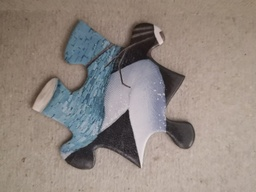
#> input picture Lab2/Images/image-35.jpg, 256 x 192 px, shrunk from 600 x 450 before the run
$ jupyter execute Q2.ipynb
#> lines starting #> are read from the running program, lines starting #| are printed output that depends on the picture
### Lab2/q1_filters.py
import numpy as np


def GaussFilter(size, sigma):
    values =np.arange(-(size//2), size//2 + 1)
    x, y = np.meshgrid(values, values)
    g = (1/(2*np.pi * sigma**2)) * np.exp(-(x**2 + y**2)/(2*sigma**2))
    #normalisng it - sometimes the sum is not perfectly 1...
    g /= np.sum(g)
    # print(np.sum(g))
    return g

# [10 lines left out: function DoG, not called in this run]
def LoG(size, sigma):
    values =np.arange(-(size//2), size//2 + 1)
    x, y = np.meshgrid(values, values)

    g = -((1)/(np.pi * sigma ** 4 )) * \
        (1- (x**2 + y**2)/(2* sigma **2)) * \
        np.exp(-(x**2 + y**2)/(2*sigma**2))


    return g

### Lab2/Q2.ipynb
[cell 1]
import cv2
import skimage
import matplotlib.pyplot as plt
import numpy as np

[cell 2]
def create_gaussian_filter(theta, sigma_x, sigma_y, size, filter_type='edge'):
    # Create a grid of (x, y) coordinates
    x = np.linspace(-size//2+1, size//2, size)
    y = np.linspace(-size//2+1, size//2, size)
    x, y = np.meshgrid(x, y)
    # Rotate the coordinates
    x_rot = x * np.cos(theta) + y * np.sin(theta)
    y_rot = -x * np.sin(theta) + y * np.cos(theta)

    # Calculate the Gaussian function f(xrot,sigmax)*f(yrot,sigmay)
    fx = np.exp(-0.5 * (x_rot**2 / sigma_x**2))/(np.sqrt(2 * np.pi) * sigma_x)
    fy = np.exp(-0.5 * (y_rot**2 / sigma_y**2))/(np.sqrt(2 * np.pi) * sigma_y)
    if filter_type == 'edge':
        # First derivative (edge)
        #x'
        dG_dx = fy*fx*(-x_rot/sigma_x**2)
        #y'
        dG_dy = fx*fy*(-y_rot/sigma_y**2)
        return dG_dx, dG_dy
    elif filter_type == 'bar':
        # Second derivative (bar)
        #x'
        d2G_dx2 = fy*fx*((x_rot-sigma_x**2)/sigma_x**4)
        #y'
        d2G_dy2 = fx*fy*((y_rot-sigma_y**2)/sigma_y**4)
        return d2G_dx2, d2G_dy2
    else:
        raise ValueError("Unknown filter type. Use 'edge' or 'bar'.")

# Example usage:
theta = 0  # No rotation
sigma_x = 1
sigma_y = 2
size = 7
filter_type = 'edge'

edge_x, edge_y = create_gaussian_filter(theta, sigma_x, sigma_y, size, filter_type)

[cell 3]
# Question 2
# RFS Filter bank
import numpy as np
import matplotlib.pyplot as plt


def construct_rfs(debug: bool = False):
    sigma_x_sigma_y = np.array([(3,1),(6,2),(12,4)])
    thetas = np.array([0, 1/6*np.pi, 2/6*np.pi, 3/6*np.pi, 4/6*np.pi, 5/6*np.pi])

    size = (49, 49)

    rfs_edge = np.zeros((sigma_x_sigma_y.shape[0], thetas.shape[0], size[0], size[1]))
    rfs_bar = np.zeros((sigma_x_sigma_y.shape[0], thetas.shape[0], size[0], size[1]))

    for sigma_ind in range(sigma_x_sigma_y.shape[0]):
        for theta_ind in range(thetas.shape[0]):
            sigma = sigma_x_sigma_y[sigma_ind]
            theta = thetas[theta_ind]

            gaussian_edge = create_gaussian_filter(theta, sigma[0], sigma[1], size[0], 'edge')
            rfs_edge[sigma_ind, theta_ind] = gaussian_edge[1]
            gaussian_bar = create_gaussian_filter(theta, int(sigma[0]), sigma[1], size[0], 'bar')
            rfs_bar[sigma_ind, theta_ind] = gaussian_bar[1]

    # Combine rfs_edge and rfs_bar by concatenating along the theta axis
    rfs_combined = np.concatenate((rfs_edge, rfs_bar), axis=0)

    print(rfs_combined.shape)

    def plot_filters(filters, title, size=(49, 49)):
        rows, cols = filters.shape[:2]
        fig, axes = plt.subplots(rows, cols, figsize=(12, 12))
        fig.suptitle(title, fontsize=16)

        for i in range(rows):
            for j in range(cols):
                ax = axes[i, j]
                ax.imshow(filters[i, j], cmap='inferno')
                ax.axis('off')

        plt.show()

    if debug:
        plot_filters(rfs_combined, title="Combined Edge and Bar Filters (Y component)")

    return rfs_combined

construct_rfs(debug=True)
#> in plot_filters, `plt.show()`:
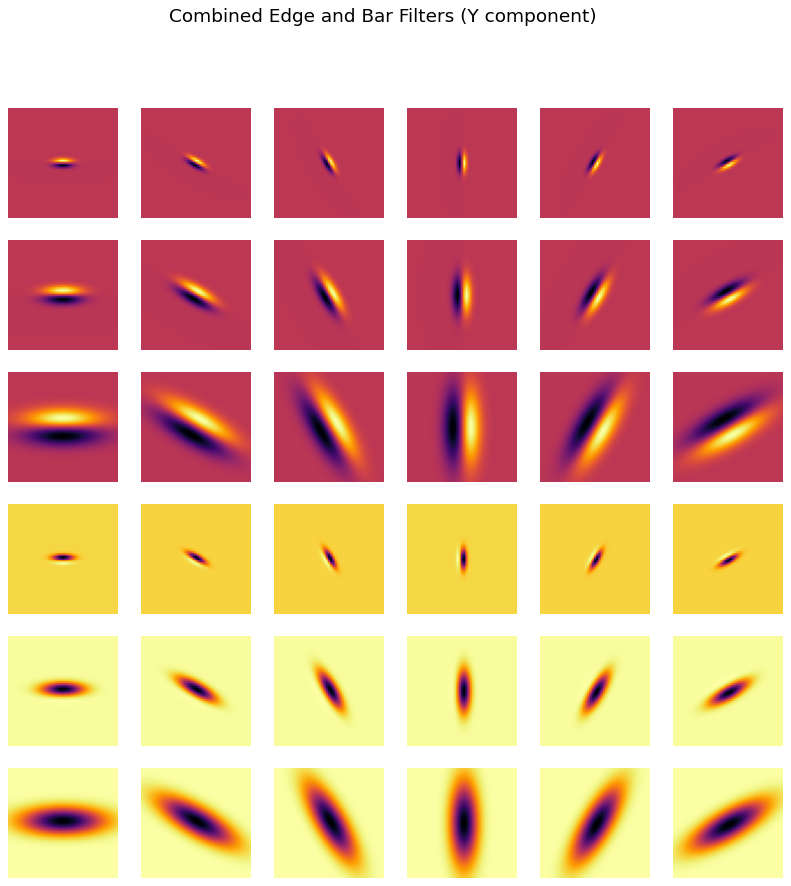
#> figure drawn by matplotlib, 36 panels

[cell 4]
# Now we must make mr8 This will take in an image and then for each pixel apply every filter, but only return the max theta
from scipy.ndimage import convolve
from q1_filters import LoG,GaussFilter
def apply_rfs_filter_scipy(image, rfs_filters):
    max_responses = np.zeros((image.shape[0], image.shape[1], rfs_filters.shape[0] +2)) # plus 2 for the log and gauss

    for sigma_ind in range(rfs_filters.shape[0]):
        # Edge filters
        responses = []
        for theta_ind in range(rfs_filters.shape[1]):
            filter = rfs_filters[sigma_ind, theta_ind]
            response = convolve(image, filter)
            responses.append(response)

        max_responses[:, :, sigma_ind] = np.max(responses, axis=0)
    # now apply log and gauss and add them to the responses at the end of np array
    sigma = 10**0.5

    log_response = convolve(image,LoG(49, sigma))
    gauss_response = convolve(image,GaussFilter(49, sigma))
    max_responses[:,:,max_responses.shape[2]-2] = log_response
    max_responses[:,:,max_responses.shape[2]-1] = gauss_response

    return max_responses

[cell 5]
mr8_image = cv2.imread("Images/image-35.jpg", cv2.IMREAD_GRAYSCALE)
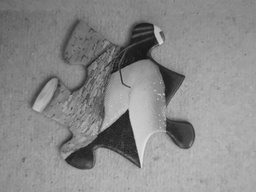
#> mr8_image: shape (192, 256); min 21, max 233, mean 137.9
# print(mr8_image.shape)
rfs_filters = construct_rfs(debug=False)
responses = apply_rfs_filter_scipy(mr8_image, rfs_filters)
#> in apply_rfs_filter_scipy, `log_response = convolve(image,LoG(49, sigma))`:
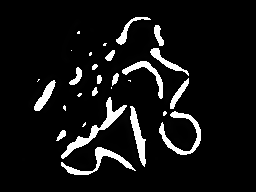
#> log_response: shape (192, 256); min 0, max 255, mean 19.8
#> in apply_rfs_filter_scipy, `gauss_response = convolve(image,GaussFilter(49, sigma))`:
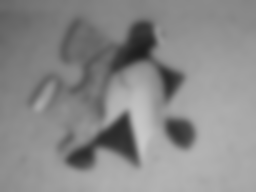
#> gauss_response: shape (192, 256); min 29, max 200, mean 137.4


fig, axes = plt.subplots(nrows = 2, ncols= 4, figsize=(16,8), sharex= True, sharey = True)
for i in range(1,responses.shape[2]+1):
    plt.subplot(2,4,i)
    plt.imshow(responses[:, :, i-1], cmap="inferno")
    plt.axis("off")
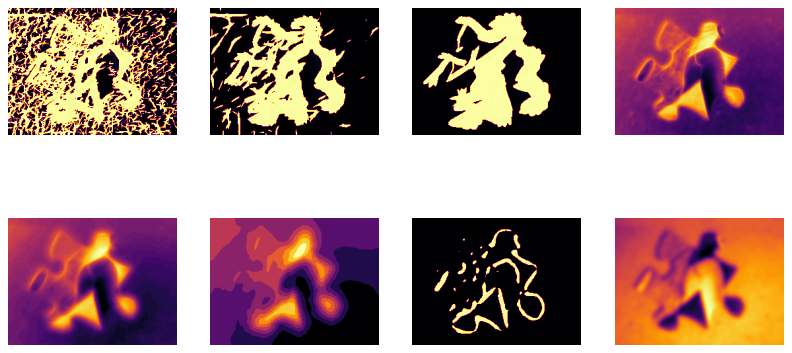
#> figure drawn by matplotlib, 8 panels

$ run again, with Lab2/Images/image-110.jpg copied over Lab2/Images/image-35.jpg
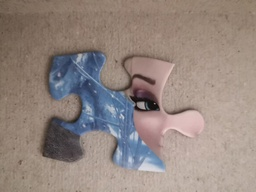
#> input picture Lab2/Images/image-110.jpg, 256 x 192 px, shrunk from 600 x 450 before the run
#> in apply_rfs_filter_scipy, `log_response = convolve(image,LoG(49, sigma))`:
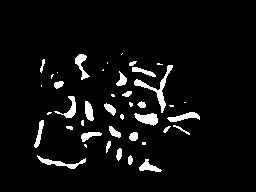
#> log_response: shape (192, 256); min 0, max 255, mean 13.9
#> in apply_rfs_filter_scipy, `gauss_response = convolve(image,GaussFilter(49, sigma))`:
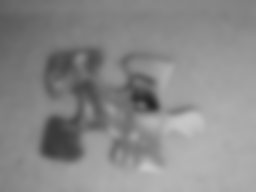
#> gauss_response: shape (192, 256); min 37, max 199, mean 137.3
